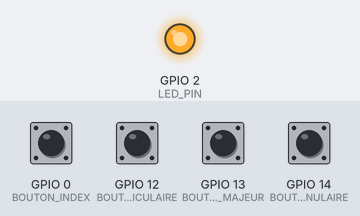
The sketch below on a simulated ESP8266 (NodeMCU). Shown: output pins drawn as LEDs (lit = HIGH). The test bench sets the inputs (shaded band); at power-on: GPIO 0 (BOUTON_INDEX), GPIO 12 (BOUTON_AURICULAIRE), GPIO 13 (BOUTON_MAJEUR), GPIO 14 (BOUTON_ANNULAIRE) HIGH. WiFi joins after 1.5 s; servers stay silent unless stated; random numbers use the default seed unless the sketch sets one; no MQTT or app messages arrive unless stated; what the sketch prints to the serial monitor is not drawn.

Above: at 2.7 s.
2.8 s: GPIO 0 (BOUTON_INDEX) pulled LOW for 0.6 s
At 4.5 s:
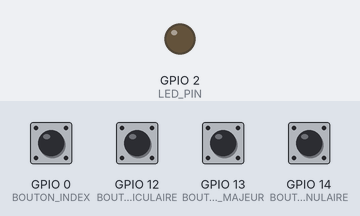
5.0 s: GPIO 12 (BOUTON_AURICULAIRE) pulled LOW for 0.6 s
At 7.1 s:
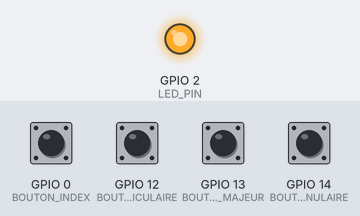
7.2 s: GPIO 13 (BOUTON_MAJEUR) pulled LOW for 0.6 s
At 8.6 s:
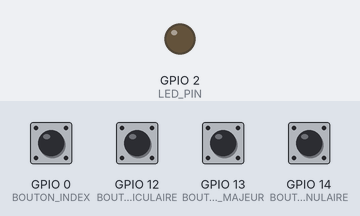
9.4 s: GPIO 14 (BOUTON_ANNULAIRE) pulled LOW for 0.6 s
At 11.9 s:
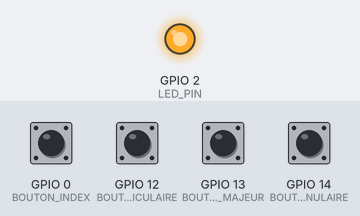
Timing chart, 0 to 13.4 s (numbered marks = the images above; inputs shaded):
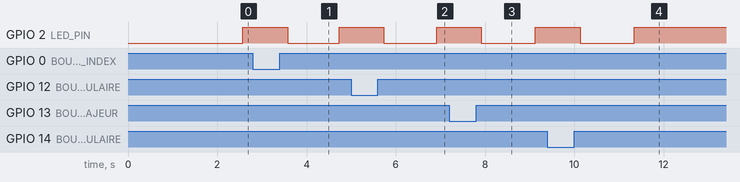

Measured:
- after the input at 2.8 s, GPIO 2 (LED_PIN): HIGH → LOW after 0.78 s, → HIGH 1.2 s later
- after the input at 5.0 s, GPIO 2 (LED_PIN): HIGH → LOW after 0.74 s, → HIGH 1.2 s later
- after the input at 7.2 s, GPIO 2 (LED_PIN): HIGH → LOW after 0.72 s, → HIGH 1.2 s later
- after the input at 9.4 s, GPIO 2 (LED_PIN): HIGH → LOW after 0.73 s, → HIGH 1.2 s later

The sketch:

gant1.ino
```cpp
#include <ESP8266WiFi.h>
#include <PubSubClient.h>

#define LED_PIN         2
#define BOUTON_ANNULAIRE   14
#define BOUTON_AURICULAIRE  12
#define BOUTON_MAJEUR  13
#define BOUTON_INDEX 0

// SSID de la borne linksys, mdp  et adresse IP de notre serveur MQTT
const char* ssid = "binome_2";
const char* password = "tpRT9025";
const char* mqtt_server = "192.168.1.118";


int auriculaire = 0;
int annulaire = 0;
int majeur = 0;
int index_ = 0;
boolean pub = false;


WiFiClient espClient;
PubSubClient client(espClient);
unsigned long start_ = 0;
unsigned long t ;
#define MSG_BUFFER_SIZE  (50)
char msg[MSG_BUFFER_SIZE];
int value = 0;
int valeur[10];


void setup_wifi() {

  delay(10);
  // On commance par une connexion au wifi de la borne linksys qui a pour SSID binome_2
  Serial.println();
  Serial.print("Connecting to ");
  Serial.println(ssid);

  WiFi.mode(WIFI_STA);
  WiFi.begin(ssid, password);

  while (WiFi.status() != WL_CONNECTED) {
    delay(500);
    Serial.print(".");
  }

  randomSeed(micros());

  Serial.println("");
  Serial.println("WiFi connected");
  Serial.println("IP address: ");
  Serial.println(WiFi.localIP());
}

void callback(char* topic, byte* payload, unsigned int length) {
  Serial.print("Message arrived [");
  Serial.print(topic);
  Serial.print("] ");
  for (int i = 0; i < length; i++) {
    Serial.print((char)payload[i]);
    valeur[i] = (char)payload[i];
  }
}

void reconnect() {
  // Loop until we're reconnected
  while (!client.connected()) {
    Serial.print("Attempting MQTT connection...");
    // Create a random client ID
    String clientId = "ESP8266Client-";
    clientId += String(random(0xffff), HEX);
    // Attempt to connect
    if (client.connect(clientId.c_str())) {
      Serial.println("connected");
      // Once connected, publish an announcement...
      client.publish("outTopic", "hello world");
      // ... and resubscribe
      client.subscribe("inTopic");
    } else {
      Serial.print("failed, rc=");
      Serial.print(client.state());
      Serial.println(" try again in 5 seconds");
      // Wait 5 seconds before retrying
      delay(5000);
    }
  }
}

////////////////////////Call back de de l'auriculaire /////////////////////////////////////////
void ICACHE_RAM_ATTR auriculaireEvent() {
  if(pub == false){
    auriculaire = !auriculaire;
    Serial.println("Bouton auriculaire : Pouvoir active");
    snprintf (msg, MSG_BUFFER_SIZE, "%ld", auriculaire);
    client.publish("gant1/auriculaire" , msg);
    Serial.print("Publish message: ");
    Serial.println(msg);
    pub = true;
    start_  = millis();
  }else{
    start_ = millis();
  }
}
////////////////////////Call back de de l'annulaire/////////////////////////////////////////
void ICACHE_RAM_ATTR annulaireEvent() {
  if(pub == false){
    annulaire = !annulaire;
    Serial.println("Bouton annulaire : Pouvoir active");
    snprintf (msg, MSG_BUFFER_SIZE, "%ld", annulaire);
    client.publish("gant1/annulaire" , msg);
    Serial.print("Publish message: ");
    Serial.println(msg);
    pub = true;
    start_ = millis();
  }else{
    start_ = millis();
  }
}

////////////////////////Call back de du majeur/////////////////////////////////////////
void ICACHE_RAM_ATTR majeurEvent() {
  if(pub == false){
    majeur = !majeur;
    Serial.println("Bouton majeur : Pouvoir active");
    snprintf (msg, MSG_BUFFER_SIZE, "%ld", majeur);
    client.publish("gant1/majeur" , msg);
    Serial.print("Publish message: ");
    Serial.println(msg);
    pub = true;
    start_ = millis();
  }else{
    start_ = millis();
  }
}

////////////////////////Call back de de l'index/////////////////////////////////////////
void ICACHE_RAM_ATTR indexEvent() {
  if(pub == false){
    index_ = !index_;
    Serial.println("Bouton index : Pouvoir active");
    snprintf (msg, MSG_BUFFER_SIZE, "%ld", index_);
    client.publish("gant1/index" , msg);
    Serial.print("Publish message: ");
    Serial.println(msg);
    pub = true;
    start_ = millis();
  }else{
    start_ = millis();
  }
}


/////////////////////////////////////////////////////////////////

void setup() {
  pinMode(LED_PIN, OUTPUT);     //Initialise la LED en tant que OUTPOUT

  Serial.begin(9600);
  setup_wifi();
  client.setServer(mqtt_server, 1883);
  client.setCallback(callback);

  //
  pinMode(BOUTON_ANNULAIRE, INPUT_PULLUP);
  pinMode(BOUTON_AURICULAIRE, INPUT_PULLUP);
  pinMode(BOUTON_MAJEUR, INPUT_PULLUP);
  pinMode(BOUTON_INDEX, INPUT_PULLUP);

  // Nous allons définir a chaque bouton une fonction callback qui va être activé par un front montant
  attachInterrupt(BOUTON_ANNULAIRE, annulaireEvent, RISING);
  attachInterrupt(BOUTON_AURICULAIRE, auriculaireEvent, RISING);
  attachInterrupt(BOUTON_MAJEUR, majeurEvent, RISING);
  attachInterrupt(BOUTON_INDEX, indexEvent, RISING);
}


void loop() {
  if (!client.connected()) {
    reconnect();
  }
  client.loop();

/////////Cette partie est un filtre anti-rebond qui va nous permettre de ne pas activer///////
// les rebonds lorsqu'une fonction callback sollicité plusieurs fois en moins de 300ms ////////
  if (pub == true){
    digitalWrite(LED_PIN, LOW);

    t = millis() - start_;
    Serial.print("Temps : ");
    Serial.print(t);
    Serial.println(" ms");

    if(t < 300){
      Serial.println(" Rebond");
    }else{
      pub = false;
    }
  }else{
    delay(1000);
    digitalWrite(LED_PIN, HIGH);
  }

/////////////////////////////////////////////////////////////////


}
```
